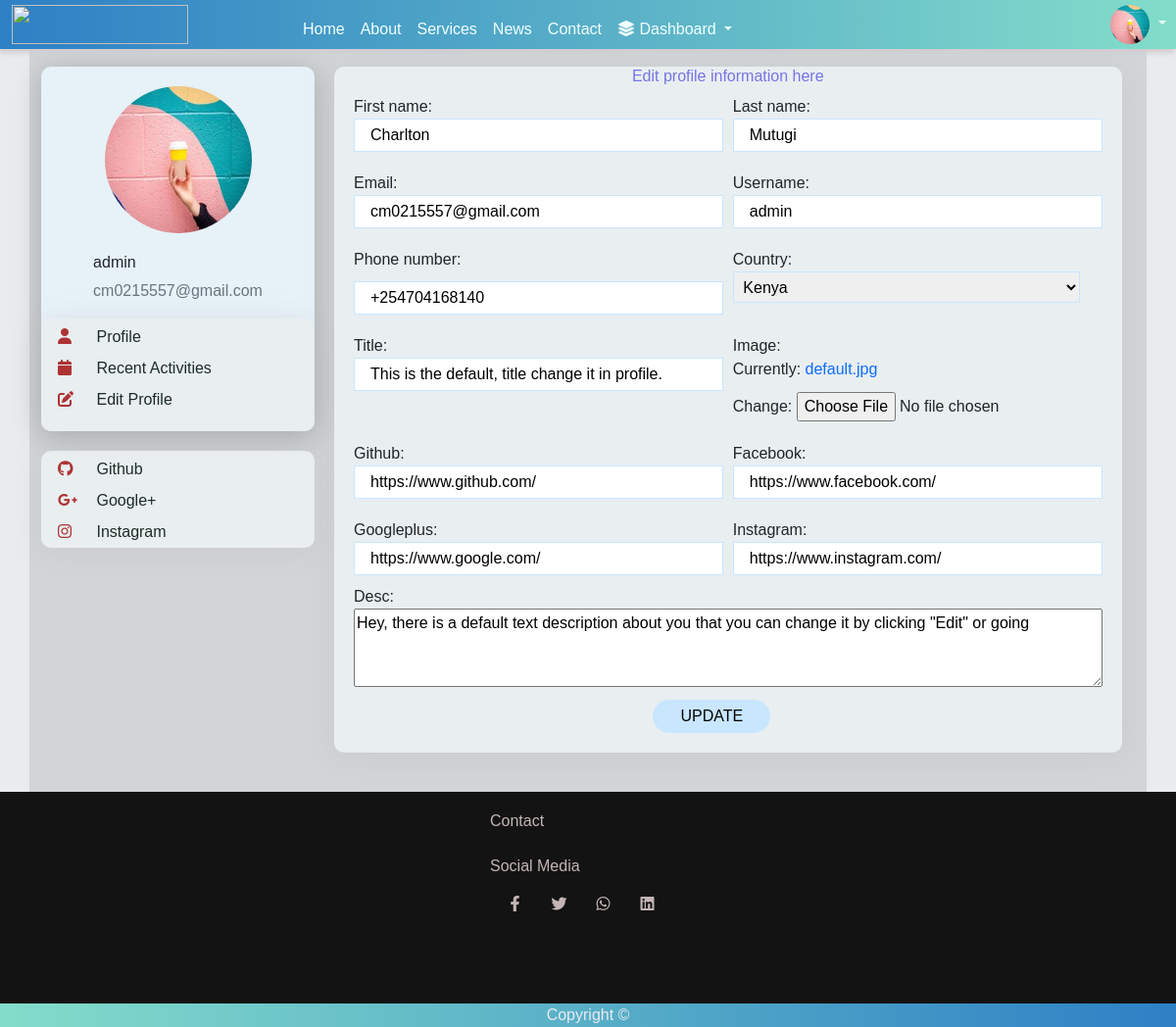
Before: /users/profile/Edit/ (signed in) with the older database file.
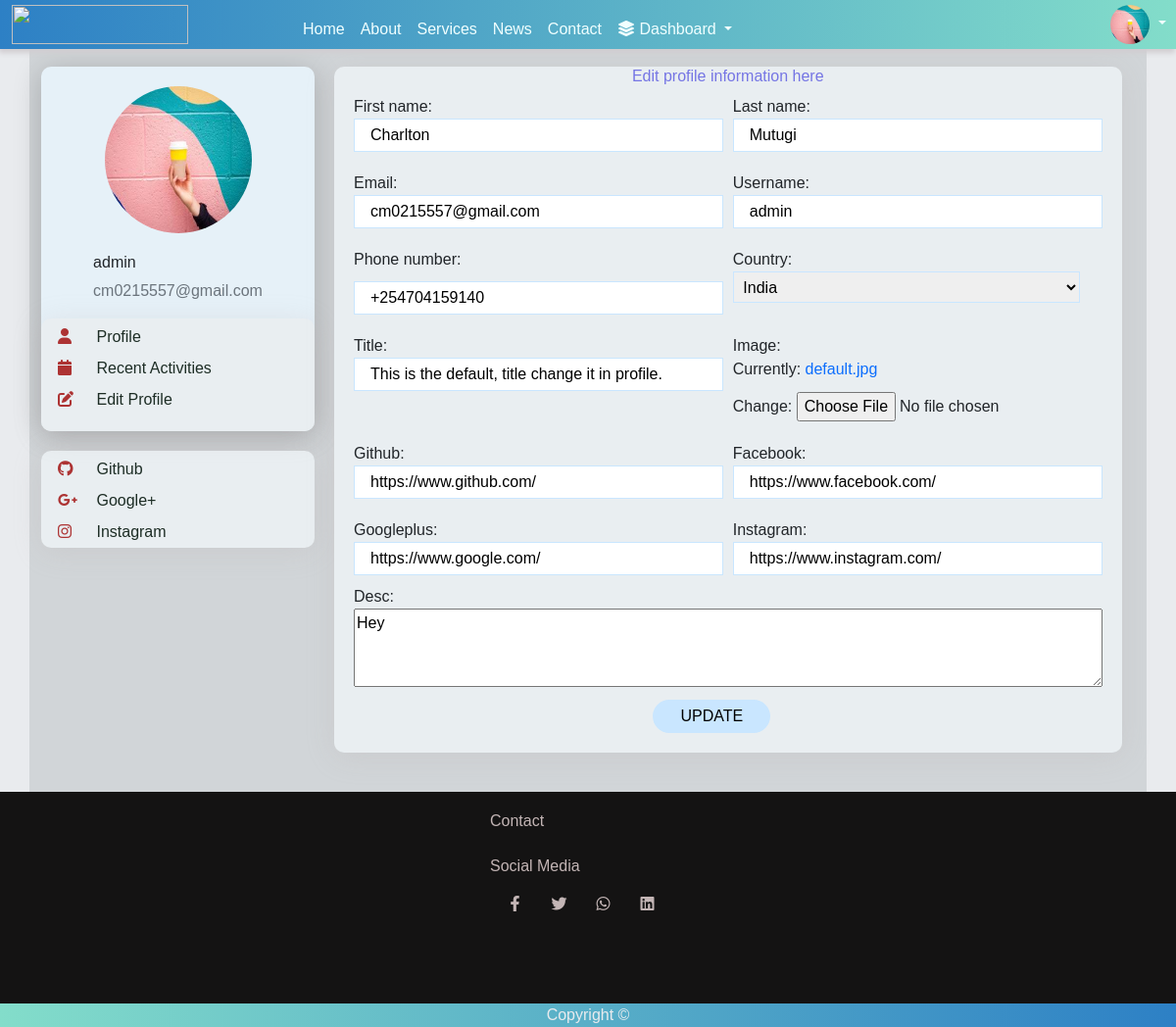
After: the same page with the newer database file.
### users/models.py (models this page shows, shortened)
class Profile(models.Model):
    is_staff = models.BooleanField(default=False)
    user = models.OneToOneField(User, on_delete=models.CASCADE) # Delete profile when user is deleted
    phone_number = PhoneNumberField(null=True, blank=True)
    country= CountryField(blank=True)
    title = models.CharField(default='This is the default, title change it in profile.', max_length=200, null=True)
    desc_text='Hey, there is a default text description about you that you can change it by clicking "Edit" or going'
    desc = models.TextField(default=desc_text, max_length=200, null=True)
    image = models.ImageField(default='default.jpg', upload_to='profile_pics')
    github = models.URLField(default='https://www.github.com/', max_length=1000, null=True, blank=True)
    facebook = models.URLField(default='https://www.facebook.com/', max_length=1000, null=True, blank=True)
    googleplus = models.URLField(default='https://www.google.com/', max_length=1000, null=True, blank=True)
    instagram = models.URLField(default='https://www.instagram.com/', max_length=1000, null=True, blank=True)

### users/views.py (the view)
# urls.py: path('profile/Edit/', profile_edit, name='profile_edit'),
def profile_edit( request):
    user = request.user
    try:
        profile = Profile.objects.get(user=user)
    except Profile.DoesNotExist:
        profile = Profile.objects.create(user=user)
    if request.method == 'POST':
        u_form = UserUpdateForm(request.POST, instance=user)
        c_form= ProfileUpdateForm_c(request.POST,instance=profile) #for proccessing phone_number and country selectoptions
        p_form = ProfileUpdateForm(request.POST,
                                   request.FILES,
                                   instance=profile)
        desc_form =  ProfileUpdateForm_desc(request.POST, instance=profile)
        if u_form.is_valid() and p_form.is_valid() and desc_form.is_valid() and c_form.is_valid:
            u_form.save()
            p_form.save()
            c_form.save()
            profile.save()
            desc_form.save()  # Save the description form
            messages.success(request, f'Your account has been updated!')
            return redirect('profile') # Redirect back to profile page
    else:
        u_form = UserUpdateForm(instance=request.user)
        c_form = ProfileUpdateForm_c(instance=profile)
        p_form = ProfileUpdateForm(instance=profile)
        desc_form =  ProfileUpdateForm_desc(instance=profile)
    context = {
        'u_form': u_form,
        'c_form': c_form,
        'p_form': p_form,
        'desc_form': desc_form,
        'profile': profile,
    }
    return render(request, 'profile/profile_edit.html', context)

### users/forms.py
class UserUpdateForm(forms.ModelForm):
    email = forms.EmailField()
    class Meta:
        model = User
        fields = [ 'first_name', 'last_name', 'email', 'username',]
        widgets = {
            'email': EmailInput(attrs={
                'class': "email",
                'placeholder': 'Email'
                })
        }

class ProfileUpdateForm_c(forms.ModelForm):
    phone_number = PhoneNumberField(
            widget=PhoneNumberPrefixWidget(initial='KE', attrs={'class': 'p-no'})
        )
    class Meta:
        model = Profile
        fields = ['phone_number','country']

### templates/profile/profile_edit.html (shortened to what this page needs)
{% extends 'base.html' %}
{% load static %}
{% block css %}
<link rel="stylesheet" href="{% static 'css/users/profile_home.css' %}" type="text/css">
<link rel="stylesheet" href="{% static 'css/users/profile.css' %}">
<link rel="stylesheet" href="{% static 'css/users/login.css' %}" type="text/css">
{% endblock css %}
{% block content %}
<section class="s2 profile">
  <div class=" profile-main  container-xl">
    {% include 'profile/profile_side_bar.html' %}
    <section id="edit-profile" style="justify-items: center;">
      <div class="form-info">
        <div class="form" style="margin-bottom: 10px;">
          <form method="post" style="padding-top: 0;">
            <h6 class="text-center" style="margin-bottom: 0; color: rgb(117, 117, 228);">
              Edit profile information here
            </h6>
            <div class=" user-form signup">
              {{ u_form.as_p }}
              <div id="phone-no" style="padding-top: 10px;">
                <label for="id_phone_number">Phone number:</label>
                <p class="phone-no">
                {{c_form.phone_number}}
                </p>
            </div>
              <p>
                <label for="id_country">Country:</label>
                {{c_form.country}}
              </p>
              {{p_form.as_p}}
            </div>
            <div class="profile-form signup">
              {{desc_form.as_p}}
            </div>
            <p class="full" style="padding-top: 6px;">
              <button type="submit" value="register" style=" padding: 5px; width: 120px; margin-left: 40%;
              border-radius: 25px;
              ">Update</button>
            </p>
          </form>
        </div>
      </div>
    </section>
  </div>
</section>
{% endblock content %}

Changed rows visible on the page:
changed Profile "This is the default, title change it in profile.": phone_number "+254704168140" → "+254704159140"; country "Kenya" → "India"; desc "Hey, there is a default text description about you that you can change it by clicking \"Edit\" or going" → "Hey"
